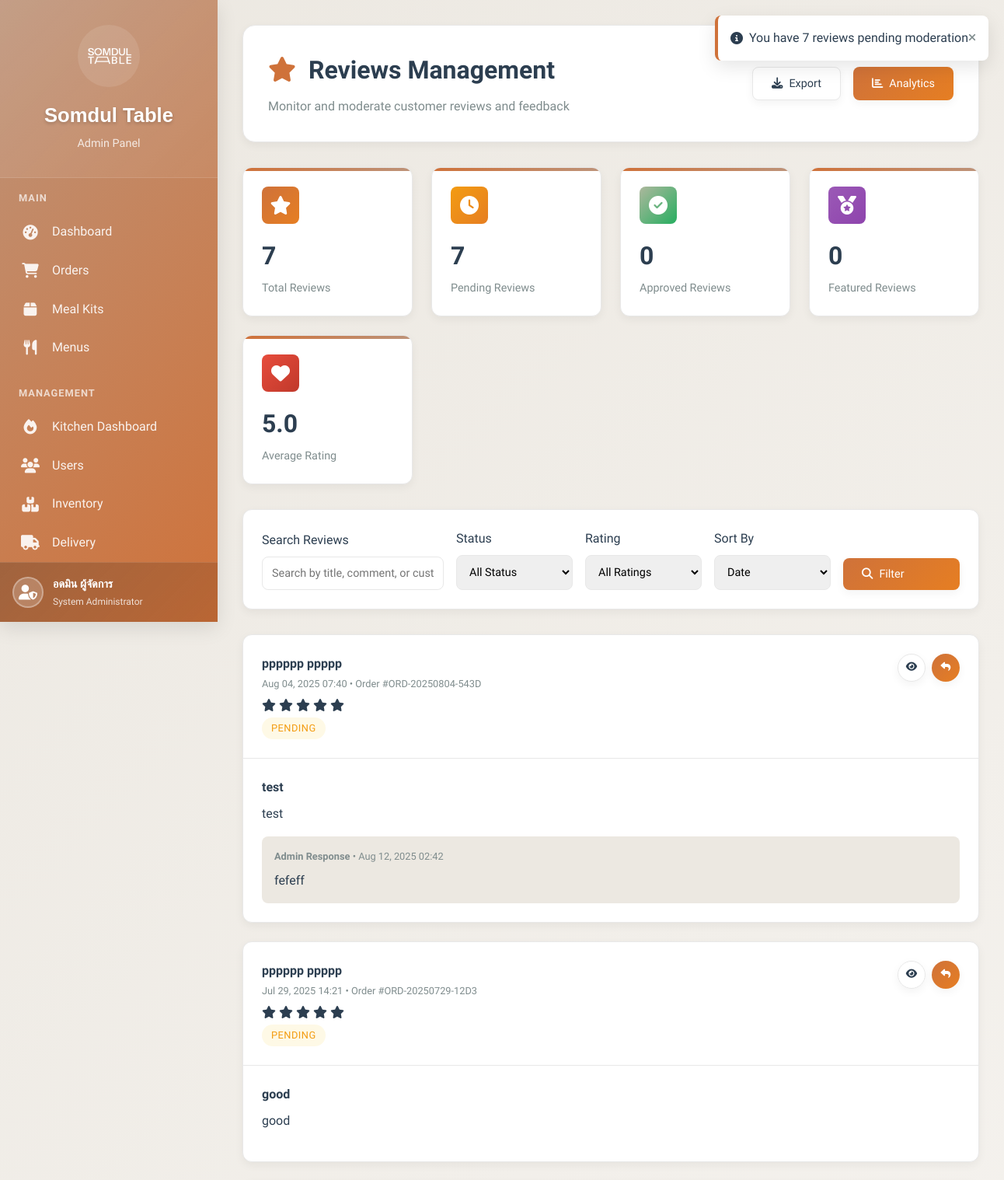
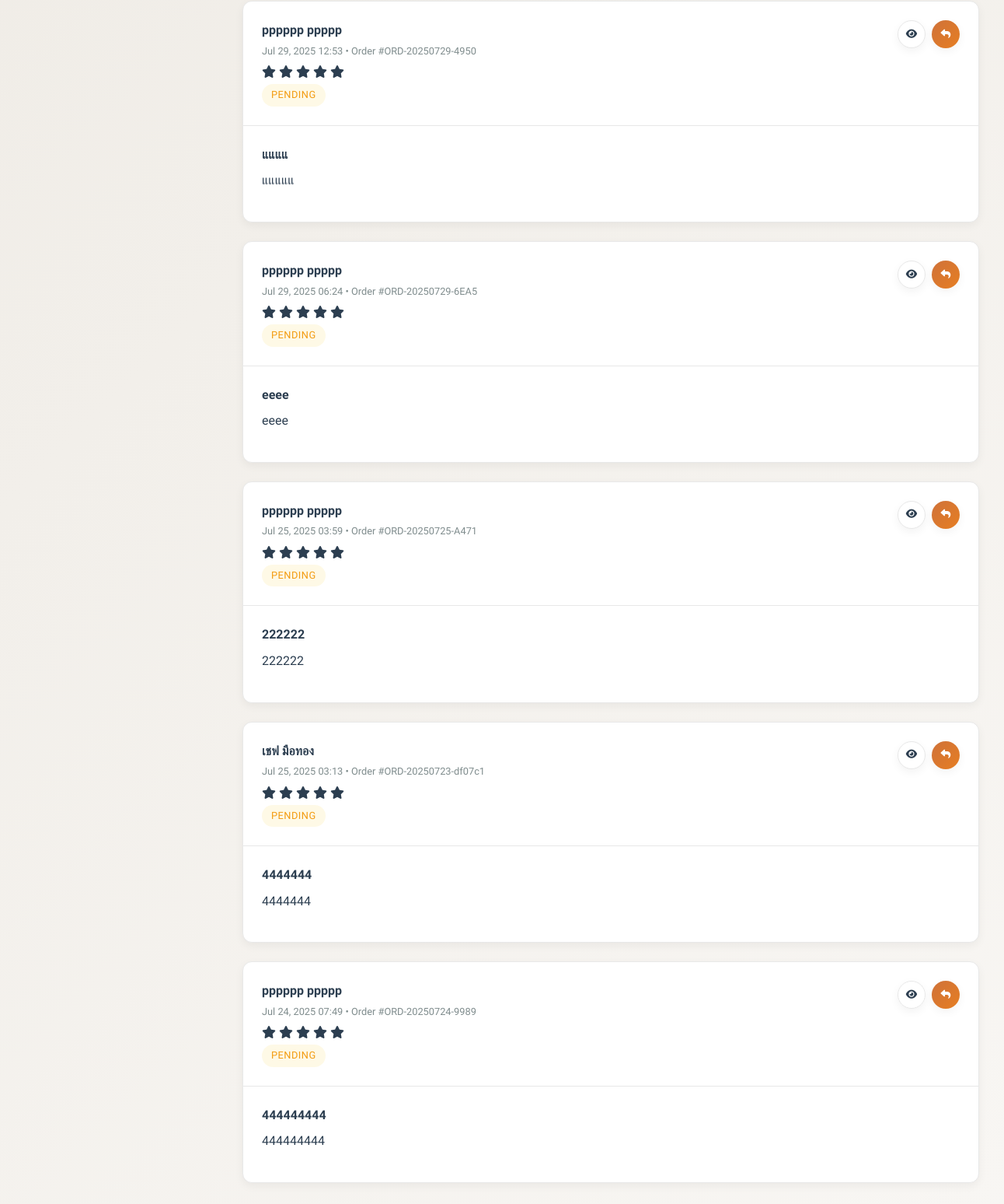
/KruaThai/admin/reviews.php (signed in), run on the app's committed database (2 pictures, top to bottom).
### tables this page shows
CREATE TABLE `reviews` (
  `id` char(36) NOT NULL,
  `order_id` char(36) NOT NULL,
  `user_id` char(36) NOT NULL,
  `menu_id` char(36) DEFAULT NULL,
  `overall_rating` tinyint(4) NOT NULL,
  `food_quality_rating` tinyint(4) DEFAULT NULL,
  `delivery_rating` tinyint(4) DEFAULT NULL,
  `packaging_rating` tinyint(4) DEFAULT NULL,
  `title` varchar(200) DEFAULT NULL,
  `comment` text,
  `pros` text,
  `cons` text,
  `would_recommend` tinyint(1) DEFAULT NULL,
  `photos` longtext,
  `admin_response` text,
  `admin_response_at` timestamp NULL DEFAULT NULL,
  `admin_response_by` char(36) DEFAULT NULL,
  `is_verified` tinyint(1) DEFAULT '0',
  `is_featured` tinyint(1) DEFAULT '0',
  `is_public` tinyint(1) DEFAULT '1',
  `moderation_status` enum('pending','approved','rejected') DEFAULT 'pending',
  `created_at` timestamp NOT NULL DEFAULT CURRENT_TIMESTAMP,
  `updated_at` timestamp NOT NULL DEFAULT CURRENT_TIMESTAMP ON UPDATE CURRENT_TIMESTAMP
);

CREATE TABLE `orders` (
  `id` char(36) NOT NULL,
  `order_number` varchar(20) NOT NULL,
  `subscription_id` char(36) DEFAULT NULL,
  `user_id` char(36) NOT NULL,
  `delivery_date` date NOT NULL,
  `delivery_time_slot` enum('09:00-12:00','12:00-15:00','15:00-18:00','18:00-21:00') DEFAULT NULL,
  `delivery_address` text NOT NULL,
  `delivery_instructions` text,
  `status` enum('pending','confirmed','preparing','ready','out_for_delivery','delivered','cancelled') DEFAULT 'pending',
  `kitchen_status` enum('not_started','in_progress','completed') DEFAULT 'not_started',
  `assigned_rider_id` char(36) DEFAULT NULL,
  `pickup_time` timestamp NULL DEFAULT NULL,
  `delivery_confirmation_method` enum('photo','signature','customer_present','left_at_door') DEFAULT 'customer_present',
  `delivery_photo_url` varchar(500) DEFAULT NULL,
  `delivery_signature_url` varchar(500) DEFAULT NULL,
  `delivered_at` timestamp NULL DEFAULT NULL,
  `total_items` int(11) DEFAULT '0',
  `estimated_prep_time` int(11) DEFAULT '30',
  `special_notes` text,
  `created_at` timestamp NOT NULL DEFAULT CURRENT_TIMESTAMP,
  `updated_at` timestamp NOT NULL DEFAULT CURRENT_TIMESTAMP ON UPDATE CURRENT_TIMESTAMP,
  `cutoff_time` datetime DEFAULT NULL
);

### KruaThai/admin/reviews.php (the view, shortened to what this page needs)
<?php
require_once '../config/database.php';
try {
    $search = $_GET['search'] ?? '';
    $sortBy = $_GET['sort'] ?? 'created_at';
    $whereConditions = ['1=1'];
    $params = [];
    $whereClause = implode(' AND ', $whereConditions);
    $stmt = $pdo->prepare("
        SELECT r.*,
               CONCAT(u.first_name, ' ', u.last_name) as customer_name,
               u.email as customer_email,
               m.name as menu_name,
               o.order_number
        FROM reviews r
        JOIN users u ON r.user_id = u.id
        LEFT JOIN menus m ON r.menu_id = m.id
        LEFT JOIN orders o ON r.order_id = o.id
        WHERE $whereClause
        ORDER BY r.$sortBy DESC
        LIMIT 50
    ");
    $stmt->execute($params);
    $reviews = $stmt->fetchAll(PDO::FETCH_ASSOC);
    $stmt = $pdo->prepare("
        SELECT
            COUNT(*) as total_reviews,
            SUM(CASE WHEN moderation_status = 'pending' THEN 1 ELSE 0 END) as pending_reviews,
            SUM(CASE WHEN moderation_status = 'approved' THEN 1 ELSE 0 END) as approved_reviews,
            SUM(CASE WHEN is_featured = 1 THEN 1 ELSE 0 END) as featured_reviews,
            AVG(overall_rating) as avg_rating
        FROM reviews
    ");
    $stmt->execute();
    $stats = $stmt->fetch(PDO::FETCH_ASSOC);
} catch (Exception $e) {
    $reviews = [];
    $stats = ['total_reviews' => 0, 'pending_reviews' => 0, 'approved_reviews' => 0, 'featured_reviews' => 0, 'avg_rating' => 0];
    error_log("Reviews error: " . $e->getMessage());
}
?>
<!DOCTYPE html>
<html lang="th">
<head>
    <link href="https://cdnjs.cloudflare.com/ajax/libs/font-awesome/6.4.0/css/all.min.css" rel="stylesheet">
</head>
<body>
    <div class="admin-layout">
        <?php include 'includes/sidebar.php'; ?>
        <div class="main-content">
            <div class="page-header">
                <div class="header-content">
                    <div>
                        <h1 class="page-title">
                            <i class="fas fa-star" style="margin-right: 0.5rem; color: var(--curry);"></i>
                            Reviews Management
                        </h1>
                        <p class="page-subtitle">Monitor and moderate customer reviews and feedback</p>
                    </div>
                    <div class="header-actions">
                        <button class="btn btn-secondary" onclick="exportReviews()">
                            <i class="fas fa-download"></i>
                            Export
                        </button>
                        <button class="btn btn-primary" onclick="showAnalytics()">
                            <i class="fas fa-chart-bar"></i>
                            Analytics
                        </button>
                    </div>
                </div>
            </div>
            <div class="stats-grid">
                <div class="stat-card">
                    <div class="stat-header">
                        <div class="stat-icon" style="background: linear-gradient(135deg, var(--curry), #e67e22);">
                            <i class="fas fa-star"></i>
                        </div>
                    </div>
                    <div class="stat-value"><?= number_format($stats['total_reviews']) ?></div>
                    <div class="stat-label">Total Reviews</div>
                </div>
                <div class="stat-card">
                    <div class="stat-header">
                        <div class="stat-icon" style="background: linear-gradient(135deg, #f39c12, #e67e22);">
                            <i class="fas fa-clock"></i>
                        </div>
                    </div>
                    <div class="stat-value"><?= number_format($stats['pending_reviews']) ?></div>
                    <div class="stat-label">Pending Reviews</div>
                </div>
                <div class="stat-card">
                    <div class="stat-header">
                        <div class="stat-icon" style="background: linear-gradient(135deg, var(--sage), #27ae60);">
                            <i class="fas fa-check-circle"></i>
                        </div>
                    </div>
                    <div class="stat-value"><?= number_format($stats['approved_reviews']) ?></div>
                    <div class="stat-label">Approved Reviews</div>
                </div>
                <div class="stat-card">
                    <div class="stat-header">
                        <div class="stat-icon" style="background: linear-gradient(135deg, #9b59b6, #8e44ad);">
                            <i class="fas fa-medal"></i>
                        </div>
                    </div>
                    <div class="stat-value"><?= number_format($stats['featured_reviews']) ?></div>
                    <div class="stat-label">Featured Reviews</div>
                </div>
                <div class="stat-card">
                    <div class="stat-header">
                        <div class="stat-icon" style="background: linear-gradient(135deg, #e74c3c, #c0392b);">
                            <i class="fas fa-heart"></i>
                        </div>
                    </div>
                    <div class="stat-value"><?= number_format($stats['avg_rating'], 1) ?></div>
                    <div class="stat-label">Average Rating</div>
                </div>
            </div>
            <div class="filters-section">
                <form method="GET" id="filtersForm">
                    <div class="filters-row">
                        <div class="form-group">
                            <label class="form-label">Search Reviews</label>
                            <input type="text"
                                   name="search"
                                   class="form-control"
                                   placeholder="Search by title, comment, or customer..."
                                   value="<?= htmlspecialchars($search) ?>">
                        </div>
                        <div class="form-group">
                            <label class="form-label">Status</label>
                            <select name="status" class="form-control">
                                <option value="">All Status</option>
                            </select>
                        </div>
                        <div class="form-group">
                            <label class="form-label">Rating</label>
                            <select name="rating" class="form-control">
                                <option value="">All Ratings</option>
                            </select>
                        </div>
                        <div class="form-group">
                            <label class="form-label">Sort By</label>
                            <select name="sort" class="form-control">
                                <option value="created_at" <?= $sortBy === 'created_at' ? 'selected' : '' ?>>Date</option>
                            </select>
                        </div>
                        <div class="form-group">
                            <button type="submit" class="btn btn-primary">
                                <i class="fas fa-search"></i>
                                Filter
                            </button>
                        </div>
                    </div>
                </form>
            </div>
            <div class="reviews-grid">
                <?php if (!empty($reviews)): ?>
                    <?php foreach ($reviews as $review): ?>
                    <div class="review-card" data-id="<?= $review['id'] ?>">
                        <div class="review-header">
                            <div class="review-meta">
                                <div class="review-customer"><?= htmlspecialchars($review['customer_name']) ?></div>
                                <div class="review-date">
                                    <?= date('M d, Y H:i', strtotime($review['created_at'])) ?>
                                    <?php if ($review['order_number']): ?>
                                        • Order #<?= htmlspecialchars($review['order_number']) ?>
                                    <?php endif; ?>
                                </div>
                                <div class="stars">
                                    <?php for ($i = 1; $i <= 5; $i++): ?>
                                        <i class="fas fa-star <?= $i <= $review['overall_rating'] ? '' : 'empty' ?>"></i>
                                    <?php endfor; ?>
                                </div>
                                <div style="display: flex; gap: 0.5rem; margin-top: 0.5rem;">
                                    <span class="status-badge status-<?= $review['moderation_status'] ?>">
                                        <?= ucfirst($review['moderation_status']) ?>
                                    </span>
                                </div>
                            </div>
                            <div class="review-actions">
                                <button class="btn btn-icon btn-secondary btn-sm"
                                        onclick="viewReview('<?= $review['id'] ?>')"
                                        title="View Details">
                                    <i class="fas fa-eye"></i>
                                </button>
                                <button class="btn btn-icon btn-primary btn-sm"
                                        onclick="respondToReview('<?= $review['id'] ?>')"
                                        title="Respond">
                                    <i class="fas fa-reply"></i>
                                </button>
                            </div>
                        </div>
                        <div class="review-body">
                            <?php if ($review['title']): ?>
                                <div class="review-title"><?= htmlspecialchars($review['title']) ?></div>
                            <?php endif; ?>
                            <div class="review-content">
                                <?= nl2br(htmlspecialchars($review['comment'])) ?>
                            </div>
                            <?php if ($review['admin_response']): ?>
                            <div class="admin-response">
                                <div class="admin-response-header">
                                    <strong>Admin Response</strong> •
                                    <?= date('M d, Y H:i', strtotime($review['admin_response_at'])) ?>
                                </div>
                                <div class="admin-response-content">
                                    <?= nl2br(htmlspecialchars($review['admin_response'])) ?>
                                </div>
                            </div>
                            <?php endif; ?>
                        </div>
                    </div>
                    <?php endforeach; ?>
                <?php endif; ?>
            </div>
        </div>
    </div>
    <div class="toast-container" id="toastContainer"></div>
</body>
</html>

### data on the page
reviews: customer_name "pppppp ppppp", created_at "Aug 04, 2025 07:40", order.order_number "ORD-20250804-543D", overall_rating 5 (drawn), moderation_status "PENDING", title "test", comment "test", admin_response_at "Aug 12, 2025 02:42", admin_response "fefeff"
reviews: customer_name "pppppp ppppp", created_at "Jul 29, 2025 14:21", order.order_number "ORD-20250729-12D3", overall_rating 5 (drawn), moderation_status "PENDING", title "good", comment "good"
reviews: customer_name "pppppp ppppp", created_at "Jul 29, 2025 12:53", order.order_number "ORD-20250729-4950", overall_rating 5 (drawn), moderation_status "PENDING", title "แแแแ", comment "แแแแแ"
reviews: customer_name "pppppp ppppp", created_at "Jul 29, 2025 06:24", order.order_number "ORD-20250729-6EA5", overall_rating 5 (drawn), moderation_status "PENDING", title "eeee", comment "eeee"
reviews: customer_name "pppppp ppppp", created_at "Jul 25, 2025 03:59", order.order_number "ORD-20250725-A471", overall_rating 5 (drawn), moderation_status "PENDING", title "222222", comment "222222"
reviews: customer_name "เชฟ มือทอง", created_at "Jul 25, 2025 03:13", order.order_number "ORD-20250723-df07c1", overall_rating 5 (drawn), moderation_status "PENDING", title "4444444", comment "4444444"
reviews: customer_name "pppppp ppppp", created_at "Jul 24, 2025 07:49", order.order_number "ORD-20250724-9989", overall_rating 5 (drawn), moderation_status "PENDING", title "444444444", comment "444444444"

### other printed values
$_SESSION['user_name'] "อดมิน ผู้จัดการ"
$stats['total_reviews'] "7"
$stats['pending_reviews'] "7"
$stats['approved_reviews'] "0"
$stats['featured_reviews'] "0"
$stats['avg_rating'] "5.0"
